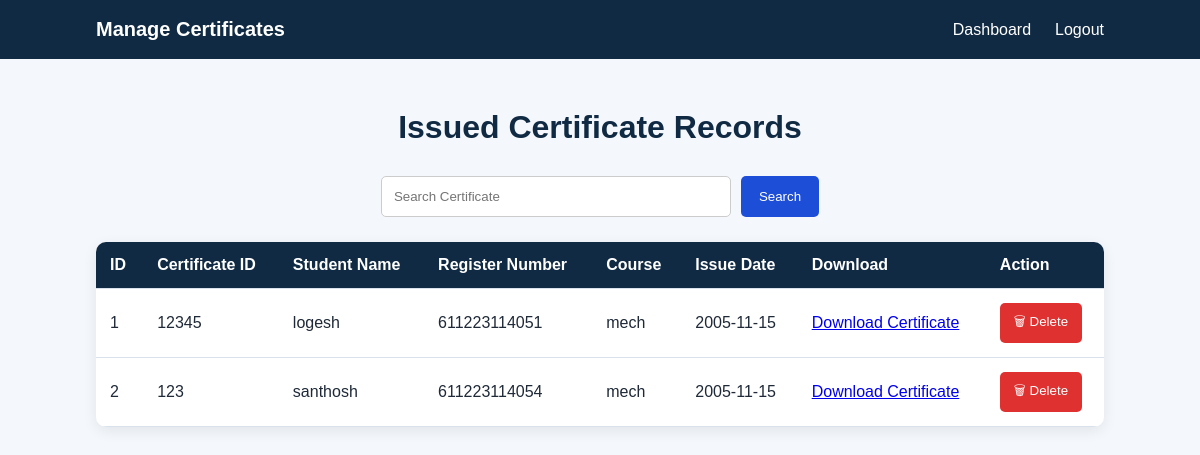
/certificates (signed in), run on the app's committed database.
### tables this page shows
CREATE TABLE certificates (
    id INTEGER PRIMARY KEY AUTOINCREMENT,
    admin_id INTEGER,
    certificate_id TEXT NOT NULL,
    student_name TEXT NOT NULL,
    register_number TEXT NOT NULL,
    course TEXT NOT NULL,
    institution TEXT NOT NULL,
    issue_date TEXT NOT NULL,
    file_name TEXT NOT NULL,
    qr_code TEXT NOT NULL,
    certificate_hash TEXT NOT NULL,
    previous_hash TEXT NOT NULL,
    block_hash TEXT NOT NULL,
    created_at TEXT NOT NULL,
    status TEXT NOT NULL DEFAULT 'VALID',
    revoked_at TEXT
);

### app.py (the view)
@app.route("/certificates")
def certificate_list():
    if "admin" not in session:
        return redirect(url_for("login"))
    search = request.args.get("search", "").strip()
    if search:
        certificates = search_certificates(
            search,
            session["admin_id"]
        )
    else:
        certificates = get_admin_certificates(
            session["admin_id"]
        )
    return render_template(
        "certificates.html",
        certificates=certificates,
        search=search
    )

### database.py (called while the page is built)
def get_connection():
    connection = sqlite3.connect(DATABASE_NAME)
    connection.row_factory = sqlite3.Row
    return connection

def get_admin_certificates(admin_id):
    connection = get_connection()
    cursor = connection.cursor()
    cursor.execute("""
        SELECT *,
               ROW_NUMBER() OVER (
                   PARTITION BY admin_id
                   ORDER BY id ASC
               ) AS display_id
        FROM certificates
        WHERE admin_id = ?
        ORDER BY id ASC
    """, (admin_id,))
    certificates = cursor.fetchall()
    connection.close()
    return certificates

### templates/certificates.html (shortened to what this page needs)
<!DOCTYPE html>
<html lang="en">
<head>
    <link
        rel="stylesheet"
        href="{{ url_for('static', filename='style.css') }}"
    >
</head>
<body>
<header class="navbar">
    <div class="logo">
        Manage Certificates
    </div>
    <nav>
        <a href="/dashboard">Dashboard</a>
        <a href="/logout">Logout</a>
    </nav>
</header>
<main class="blockchain-section">
    <h1>Issued Certificate Records</h1>
    <form
        action="/certificates"
        method="GET"
        class="search-form"
    >
        <input
            type="text"
            name="search"
            placeholder="Search Certificate"
            value="{{ search }}"
        >
        <button
            type="submit"
            class="search-btn"
        >
            Search
        </button>
    </form>
    {% if certificates %}
    <div class="table-container">
        <table class="certificate-table">
            <thead>
                <tr>
                    <th>ID</th>
                    <th>Certificate ID</th>
                    <th>Student Name</th>
                    <th>Register Number</th>
                    <th>Course</th>
                    <th>Issue Date</th>
                    <th>Download</th>
                    <th>Action</th>
                </tr>
            </thead>
            <tbody>
                {% for certificate in certificates %}
                <tr>
                    <td>{{ loop.index }}</td>
                    <td>{{ certificate["certificate_id"] }}</td>
                    <td>{{ certificate["student_name"] }}</td>
                    <td>{{ certificate["register_number"] }}</td>
                    <td>{{ certificate["course"] }}</td>
                    <td>{{ certificate["issue_date"] }}</td>
                    <td>
                        <a href="{{ url_for('download_certificate',
                    admin_id=certificate['admin_id'],
                    certificate_id=certificate['certificate_id']) }}">
    Download Certificate
</a>
                    </td>
                    <td>
                        <form
                            action="{{ url_for('delete_certificate_record', certificate_id=certificate['certificate_id']) }}"
                            method="POST"
                            onsubmit="return confirm('Are you sure you want to delete this certificate?');"
                        >
                            <button
                                type="submit"
                                class="delete-btn"
                            >
                                🗑 Delete
                            </button>
                        </form>
                    </td>
                </tr>
                {% endfor %}
            </tbody>
        </table>
    </div>
    {% else %}
    <p class="empty-message">
        No certificates are available.
    </p>
    {% endif %}
</main>
</body>
</html>

### static/style.css (style rules this page uses)
* { margin: 0; padding: 0; box-sizing: border-box; }
body { font-family: Arial, sans-serif; background: #f4f7fb; color: #1f2937; }
.navbar { background: #102a43; color: white; padding: 18px 8%; display: flex; justify-content: space-between; align-items: center; }
.logo { font-size: 20px; font-weight: bold; }
.navbar nav { display: flex; gap: 24px; }
.navbar a { color: white; text-decoration: none; font-weight: 500; }
.blockchain-section { min-height: 85vh; padding: 50px 8%; }
.blockchain-section > h1 { text-align: center; color: #102a43; margin-bottom: 30px; }
.table-container { overflow-x: auto; background: white; border-radius: 10px; box-shadow: 0 4px 14px rgba(0, 0, 0, 0.08); }
.certificate-table { width: 100%; border-collapse: collapse; }
.certificate-table th, .certificate-table td { padding: 14px; border-bottom: 1px solid #d9e2ec; text-align: left; }
.certificate-table th { background: #102a43; color: white; }
.delete-btn { background: #e03131; color: white; border: none; padding: 9px 14px; border-radius: 5px; cursor: pointer; }
.search-form { display:flex; gap:10px; margin:25px; justify-content:center; }
.search-form input { width:350px; padding:12px; border:1px solid #ccc; border-radius:5px; }
.search-btn { background:#1d4ed8; color:white; border:none; padding:12px 18px; border-radius:5px; cursor:pointer; }

### data on the page
certificates: certificate_id "12345", student_name "logesh", register_number "611223114051", course "mech", issue_date "2005-11-15"
certificates: certificate_id "123", student_name "santhosh", register_number "611223114054", course "mech", issue_date "2005-11-15"
